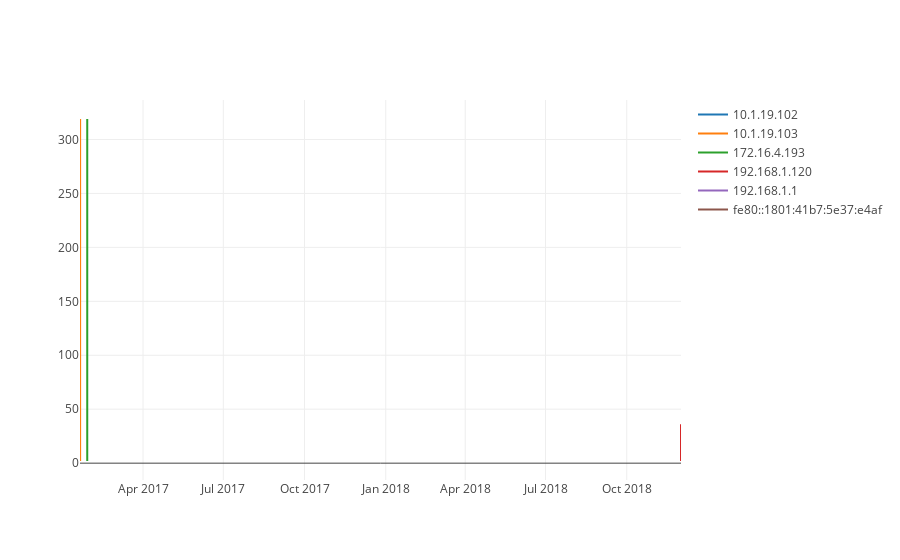

The cell this chart's notebook holds for it:
### Code cell
dfplot = dfMagicMike.loc[dfMagicMike.Destination > 1].sort_values(by='DateTime',ascending = True, )
sources = {}
data = []

for index, row in dfplot.iterrows():
    if row['Source'] not in sources:
        info = {}
        times = []
        dests = []
        info['time'] = times
        info['dest'] = dests
        sources[row['Source']] = info
        
    sources[row['Source']]['time'].append(row['DateTime'])
    sources[row['Source']]['dest'].append(row['Destination'])


for source in sources:
    
    trace = go.Scatter(
        x = sources[source]['time'],
        y = sources[source]['dest'],
        mode = 'lines',
        name = source
    )
    data.append(trace)

py.iplot(data, filename='line-mode')

### Figure 1 — Plotly figure (JSON) as saved in the notebook; plotly's stock layout.template omitted (floating-point values rounded to 4 significant figures; data arrays with more than 128 entries replaced by an {"elided": "..."} marker saying what was removed)
{"data": [{"mode": "lines", "name": "10.1.19.102", "type": "scatter", "uid": "8308eb3d-5706-494a-84e7-bb87e76fc252", "x": ["2017-01-19 15:09:46", "2017-01-19 15:09:48", "2017-01-19 15:09:59"], "y": [2, 2, 319]}, {"mode": "lines", "name": "10.1.19.103", "type": "scatter", "uid": "2b162762-ab24-44a8-b110-d46e7068e779", "x": ["2017-01-19 18:27:20", "2017-01-19 18:27:34"], "y": [2, 319]}, {"mode": "lines", "name": "172.16.4.193", "type": "scatter", "uid": "25fa15e0-de1f-403d-a77b-2e6684e71da0", "x": ["2017-01-27 19:53:55", "2017-01-27 19:53:56", "2017-01-27 19:53:56", "2017-01-27 19:53:56", "2017-01-27 19:54:09", "2017-01-27 19:54:09", "2017-01-27 19:54:10", "2017-01-27 19:54:10", "2017-01-27 19:54:10", "2017-01-27 19:54:11", "2017-01-27 19:54:11", "2017-01-27 19:54:12", "2017-01-27 19:54:27", "2017-01-27 19:54:28", "2017-01-27 19:54:28", "2017-01-27 19:54:29", "2017-01-27 19:54:29", "2017-01-27 19:54:30", "2017-01-27 19:54:31", "2017-01-27 19:54:31", "2017-01-27 19:54:41", "2017-01-27 19:54:41", "2017-01-27 19:54:42", "2017-01-27 19:54:42", "2017-01-27 19:54:43", "2017-01-27 19:54:43", "2017-01-27 19:55:06", "2017-01-27 19:55:06", "2017-01-27 19:55:12", "2017-01-27 19:55:13", "2017-01-27 19:55:17", "2017-01-27 19:55:18", "2017-01-27 19:55:24", "2017-01-27 19:55:25", "2017-01-27 19:55:27", "2017-01-27 19:55:28", "2017-01-27 19:55:50", "2017-01-27 19:55:51", "2017-01-27 19:55:51", "2017-01-27 19:56:13", "2017-01-27 19:56:13", "2017-01-27 19:56:15", "2017-01-27 19:56:16", "2017-01-27 19:56:17", "2017-01-27 19:56:18", "2017-01-27 19:57:27"], "y": [2, 2, 3, 2, 2, 2, 5, 2, 3, 4, 4, 2, 2, 2, 3, 3, 5, 3, 3, 2, 2, 2, 2, 2, 3, 3, 2, 2, 2, 2, 318, 256, 319, 256, 2, 2, 12, 3, 2, 2, 2, 2, 2, 2, 2, 2]}, {"mode": "lines", "name": "192.168.1.120", "type": "scatter", "uid": "1b08c7d2-e5e8-4d70-a3ba-603aa5d15238", "x": {"elided": "185 str values"}, "y": {"elided": "185 int values"}}, {"mode": "lines", "name": "192.168.1.1", "type": "scatter", "uid": "5b1991d4-ca01-471e-a655-c354827d2276", "x": ["2018-12-01 10:12:42"], "y": [2]}, {"mode": "lines", "name": "fe80::1801:41b7:5e37:e4af", "type": "scatter", "uid": "86ed27dc-438d-48f2-a1ae-1dedf858c138", "x": ["2018-12-01 10:13:16"], "y": [2]}], "layout": {}}
